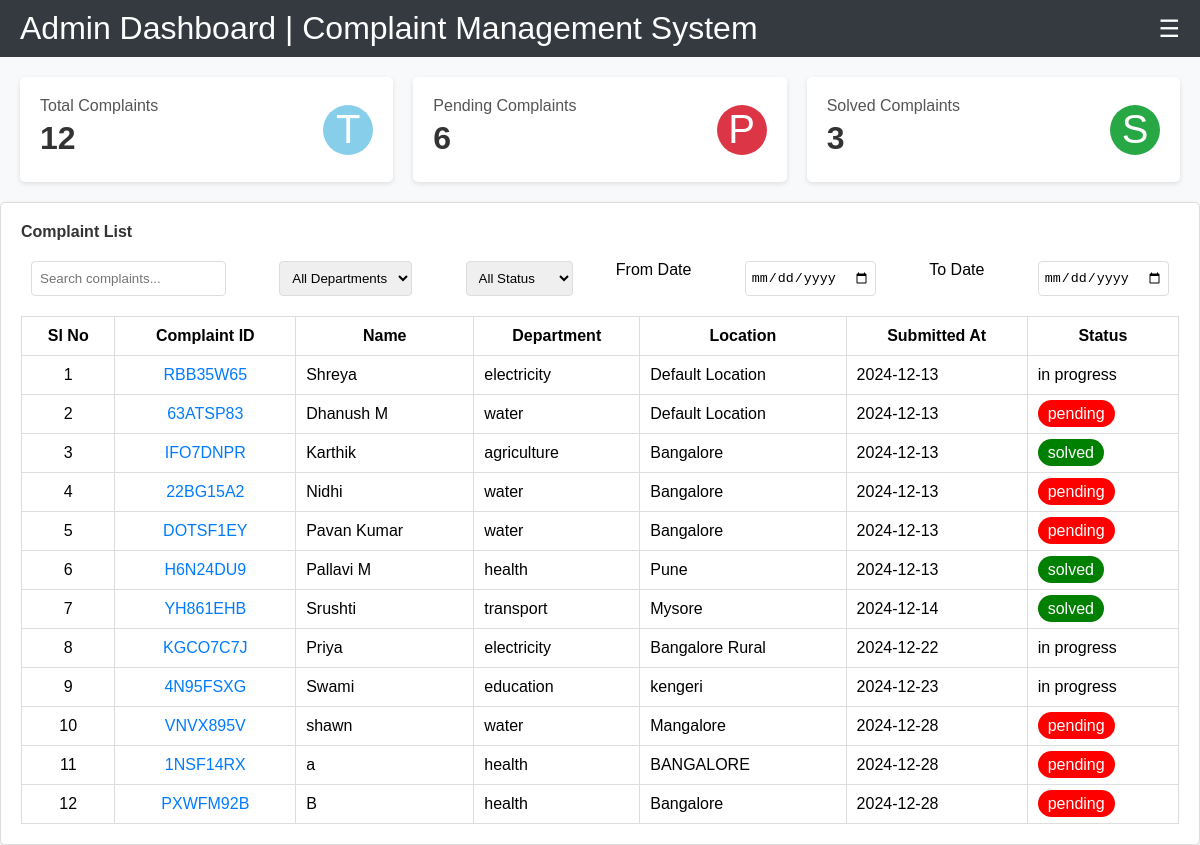
The page /complaint_submit/ on the database its author committed.
### core/models.py (models this page shows)
class Complaint(models.Model):
    DEPARTMENT_CHOICES = [
        ('health', 'Health'),
        ('transport', 'Transport'),
        ('agriculture', 'Agriculture'),
        ('water', 'Water'),
        ('education', 'Education'),
        ('electricity', 'Electricity'),
        ('other', 'Other'),
    ]

### core/views.py (the view, shortened to what this page needs)
# urls.py: path('complaint_submit/', views.complaint_submit, name='complaint_submit'),
def complaint_submit(request):
    complaints = Complaint.objects.all()
    return render(request, 'auth/admin_dashboard.html', {'complaints': complaints})

### core/templates/auth/admin_dashboard.html (shortened to what this page needs)
{% extends 'layouts/admin_layout.html' %}
{% block content %}
<body>
    <div class="container-scroller">
        <div class="navbar">
            <span>Admin Dashboard | Complaint Management System</span>
            <span class="menu-toggle">&#9776;</span>
        </div>
<div class="main-panel">
    <div class="content-wrapper">
        <div class="row">
            <div class="report-inner-card">
                <div class="inner-card-text">
                    <span class="report-title">Total Complaints</span>
                    <h4 class="report-count" id="total_complaints">Loading...</h4>
                </div>
                <div class="inner-card-icon bg-success">T</div>
            </div>
            <div class="report-inner-card">
                <div class="inner-card-text">
                    <span class="report-title">Pending Complaints</span>
                    <h4 class="report-count" id="pending_complaints">Loading...</h4>
                </div>
                <div class="inner-card-icon bg-danger">P</div>
            </div>
            <div class="report-inner-card">
                <div class="inner-card-text">
                    <span class="report-title">Solved Complaints</span>
                    <h4 class="report-count" id="solved_complaints">Loading...</h4>
                </div>
                <div class="inner-card-icon bg-warning">S</div>
            </div>
        </div>
    </div>
</div>
                <div class="card">
                    <div class="card-body">
                        <h4>Complaint List</h4>
                        <div class="search-filter">
                            <input type="text" id="search" placeholder="Search complaints...">
                            <select id="department">
                                <option value="all">All Departments</option>
                            </select>
                            <select id="status">
                                <option value="all">All Status</option>
                            </select>
                            <label style="margin-right: 10px;">From Date</label>
                            <input type="date" id="date-from" placeholder="From" style="margin-right: 20px; padding: 5px;">
                            <label style="margin-right: 10px;">To Date</label>
                            <input type="date" id="date-to" placeholder="To" style="padding: 5px;">
                        </div>
                        <table id="complaint-table" style="width: 100%; border-collapse: collapse; margin-top: 20px;">
                            <thead>
                                <tr>
                                    <th style="border: 1px solid #ddd; padding: 10px;">Sl No</th>
                                    <th style="border: 1px solid #ddd; padding: 10px;">Complaint ID</th>
                                    <th style="border: 1px solid #ddd; padding: 10px;">Name</th>
                                    <th style="border: 1px solid #ddd; padding: 10px;">Department</th>
                                    <th style="border: 1px solid #ddd; padding: 10px;">Location</th>
                                    <th style="border: 1px solid #ddd; padding: 10px;">Submitted At</th>
                                    <th style="border: 1px solid #ddd; padding: 10px;">Status</th>
                                </tr>
                            </thead>
                            <tbody>
                                {% for complaint in complaints %}
                                <tr id="complaint-{{ complaint.complaint_id }}">
                                    <td style="border: 1px solid #ddd; padding: 10px; text-align: center;">{{ forloop.counter }}</td>
                                    <td style="border: 1px solid #ddd; padding: 10px; text-align: center;">
                                        <a href="{% url 'complaint_details' complaint.complaint_id %}" style="color: #007bff; text-decoration: none;">
                                            {{ complaint.complaint_id }}
                                        </a>
                                    </td>
                                    <td style="border: 1px solid #ddd; padding: 10px;">{{ complaint.name }}</td>
                                    <td style="border: 1px solid #ddd; padding: 10px;">{{ complaint.department }}</td>
                                    <td style="border: 1px solid #ddd; padding: 10px;">{{ complaint.location }}</td>
                                    <td style="border: 1px solid #ddd; padding: 10px;">{{ complaint.created_at|date:"Y-m-d" }}</td>
                                    <td style="border: 1px solid #ddd; padding: 10px;" id="status-{{ complaint.complaint_id }}">
                                        <span class="{% if complaint.status == 'pending' %}status-pending{% elif complaint.status == 'in_progress' %}status-in-progress{% elif complaint.status == 'solved' %}status-solved{% endif %}">
                                            {{ complaint.status }}
                                        </span>
                                    </td>
                                </tr>
                                {% endfor %}
                            </tbody>
                        </table>
                    </div>
                </div>
            </div>
{% endblock %}

### core/templates/layouts/admin_layout.html (shortened to what this page needs)
<!DOCTYPE html>
<html lang="en">
<head>
</head>
<body>
{% block content %}
{% endblock %}
</body>
</html>

### core/templates/layouts/admin_layout.html (style rules this page uses)
body { font-family: Arial, sans-serif; margin: 0; padding: 0; background-color: #f8f9fa; }
h1, h4 { margin: 0; color: #333; }
.container-scroller { display: flex; flex-direction: column; height: 100vh; }
.navbar { background-color: #343a40; color: white; padding: 10px 20px; display: flex; justify-content: space-between; align-items: center; font-size: xx-large; }
.menu-toggle { cursor: pointer; font-size: 24px; color: white; }
.main-panel { margin-left: 0; padding: 20px; background-color: #f8f9fa; flex: 1; transition: margin-left 0.3s ease; }
.card { background-color: white; border: 1px solid #ddd; border-radius: 5px; box-shadow: 0 2px 5px rgba(0, 0, 0, 0.1); margin-bottom: 20px; padding: 20px; }
.card h4 { margin-bottom: 20px; }
.row { display: flex; gap: 20px; }
.report-inner-card { background-color: white; border-radius: 5px; box-shadow: 0 2px 5px rgba(0, 0, 0, 0.1); padding: 20px; flex: 1; display: flex; justify-content: space-between; align-items: center; }
.inner-card-text { display: flex; flex-direction: column; align-items: flex-start; }
.report-title { font-size: 16px; color: #555; }
.report-count { font-size: 32px; margin: 5px 0; }
.inner-card-icon { font-size: 40px; width: 50px; height: 50px; background-color: #ddd; border-radius: 50%; display: flex; justify-content: center; align-items: center; color: white; }
.bg-success { background-color: #87CEEB; }
.bg-danger { background-color: #dc3545; }
.bg-warning { background-color: #28a745; }
.search-filter { margin-bottom: 20px; display: flex; justify-content: space-between; }
.search-filter input, .search-filter select { padding: 8px; margin: 0 10px; border-radius: 4px; border: 1px solid #ddd; }

### core/templates/auth/admin_dashboard.html (style rules this page uses)
.status-pending { background-color: red; color: white; padding: 5px 10px; border-radius: 15px; }
.status-solved { background-color: green; color: white; padding: 5px 10px; border-radius: 15px; }

### rows shown on the page
Complaint: complaint_id "RBB35W65", name "Shreya", department "electricity", location "Default Location", created_at "2024-12-13", status "in progress"
Complaint: complaint_id "63ATSP83", name "Dhanush M", department "water", location "Default Location", created_at "2024-12-13", status "pending"
Complaint: complaint_id "IFO7DNPR", name "Karthik", department "agriculture", location "Bangalore", created_at "2024-12-13", status "solved"
Complaint: complaint_id "22BG15A2", name "Nidhi", department "water", location "Bangalore", created_at "2024-12-13", status "pending"
Complaint: complaint_id "DOTSF1EY", name "Pavan Kumar", department "water", location "Bangalore", created_at "2024-12-13", status "pending"
Complaint: complaint_id "H6N24DU9", name "Pallavi M", department "health", location "Pune", created_at "2024-12-13", status "solved"
Complaint: complaint_id "YH861EHB", name "Srushti", department "transport", location "Mysore", created_at "2024-12-14", status "solved"
Complaint: complaint_id "KGCO7C7J", name "Priya", department "electricity", location "Bangalore Rural", created_at "2024-12-22", status "in progress"
Complaint: complaint_id "4N95FSXG", name "Swami", department "education", location "kengeri", created_at "2024-12-23", status "in progress"
Complaint: complaint_id "VNVX895V", name "shawn", department "water", location "Mangalore", created_at "2024-12-28", status "pending"
Complaint: complaint_id "1NSF14RX", name "a", department "health", location "BANGALORE", created_at "2024-12-28", status "pending"
Complaint: complaint_id "PXWFM92B", name "B", department "health", location "Bangalore", created_at "2024-12-28", status "pending"
